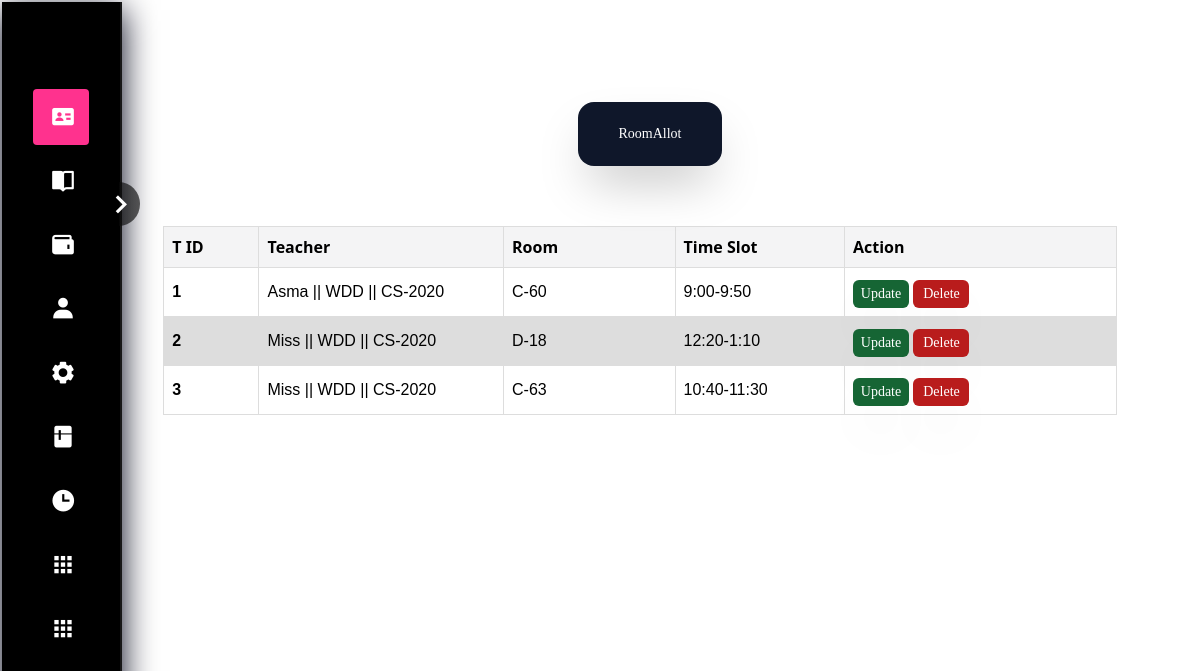
The app's page /roomallotment.php with its own data.
### tables this page shows
CREATE TABLE `timetable` (
  `T_ID` int(10) NOT NULL,
  `CA` varchar(256) NOT NULL,
  `Room` varchar(100) NOT NULL,
  `Time` varchar(100) NOT NULL
);

### roomallotment.php (the view, shortened to what this page needs)
<!DOCTYPE html>
<head>
    <script src="https://cdn.tailwindcss.com"></script>
    <link rel="stylesheet" href="./dist/output.css">
    <link href="css/style.css" rel="stylesheet"/>
</head>
<body>
<center>
<div  style="margin:-650px 0px 0px 100px;
">
    <button id="teachermanual" class="bg-slate-900 text-white rounded-2xl shadow-2xl text-sm font-serif w-36 h-16"><a  target="_blank" href="roomallotmentform.php" > RoomAllot</a></button>
</div>
<div>
    <br>
    <table id=teacherstable style="margin-left: 80px"><br>
        <tr>
            <th width="10" class="font-sans bg-zinc-100">T ID</th>
            <th width=90 class="font-sans bg-zinc-100">Teacher</th>
            <th width=50 class="font-sans bg-zinc-100">Room</th>
            <th width=50 class="font-sans bg-zinc-100">Time Slot</th>
            <th width="100" class="font-sans bg-zinc-100">Action</th>
        </tr>
        <tbody>
        <?php
        include 'connect.php';
        $sql ="SELECT * FROM `timetable` ";
        $result = mysqli_query($con, $sql);
        if ($result)
     {
          while ($row = mysqli_fetch_assoc($result)) {
            $id = $row['T_ID'];
          $CA = $row['CA'];
            $Room = $row['Room'];
            $Time = $row['Time'];
            echo '<tr>
        <th >' . $id . '</th>
        <td>' . $CA.'</td>
        <td>' . $Room . '</td>
        <td>' . $Time. '</td>
        <td>
<button class="bg-green-800 text-white rounded-md shadow-2xl text-sm font-serif w-14 h-7" ><a href="updateroomallot.php?updateid='. $id .'">Update</a></button>
<button class="bg-red-700 text-white rounded-md shadow-2xl text-sm font-serif w-14 h-7 mt-1"> <a  href="deleteroomallot.php?deleteid=' . $id . '">Delete</a></button>
</td>
      </tr>';
          }
        }
        ?>
        </tbody>
    </table>
</div>
</body>
</html>

### style.css (style rules this page uses)
* { margin: 0; padding: 1px; border: 0; outline: 0; list-style: none; box-sizing: border-box; }
body { height: 100%; background-image:url(../images/White_full.png); font-family: system-ui, -apple-system, BlinkMacSystemFont, 'Segoe UI', Roboto, Oxygen, Ubuntu, Cantarell, 'Open Sans', 'Helvetica Neue', sans-serif; }
.sidebar { width: 120px; backdrop-filter: blur(6px); -webkit-backdrop-filter: blur(6px); background: black; box-shadow: 0 8px 32px rgb(2, 4, 24); border-right: 2px solid rgba(255, 255, 255, .09); transition: .4s ease-in-out; }
.sidebar nav { padding: 0 30px; }
.sidebar nav .nav-item { cursor: pointer; display: flex; align-items: center; justify-content: flex-start; border-radius: 4px; width: 100%; height: 56px; padding: 0 16px; margin: 8px 0; color: #fff; transition: .3s; }
.sidebar nav .nav-item.active { background: #ff328e !important; }
.sidebar nav .nav-item i { font-size: 26px; }
.sidebar .toggle { cursor: pointer; position: absolute; color: #fff; top: 180px; right: -20px; font-size: 38px; line-height: 50%; text-align: center; border-radius: 50%; padding: 2px 0 2px 2px; background: linear-gradient( 90deg, transparent 50%, rgba(10, 10, 10, .65) 50% ); }
.sidebar .toggle i { transition: .4s linear; }
a:link { text-decoration: none; color: white; }

### roomallotment.php (style rules this page uses)
table { margin-top: 10px; font-family: arial, sans-serif; border-collapse: collapse; margin-left: 30px; width: 80%; }
td, th { border: 1px solid #dddddd; text-align: left; padding: 8px; }
tr:nth-child(even) { background-color: #dddddd; }

### records on screen
timetable: T_ID "1", CA "Asma || WDD || CS-2020", Room "C-60", Time "9:00-9:50"
timetable: T_ID "2", CA "Miss || WDD || CS-2020", Room "D-18", Time "12:20-1:10"
timetable: T_ID "3", CA "Miss || WDD || CS-2020", Room "C-63", Time "10:40-11:30"
